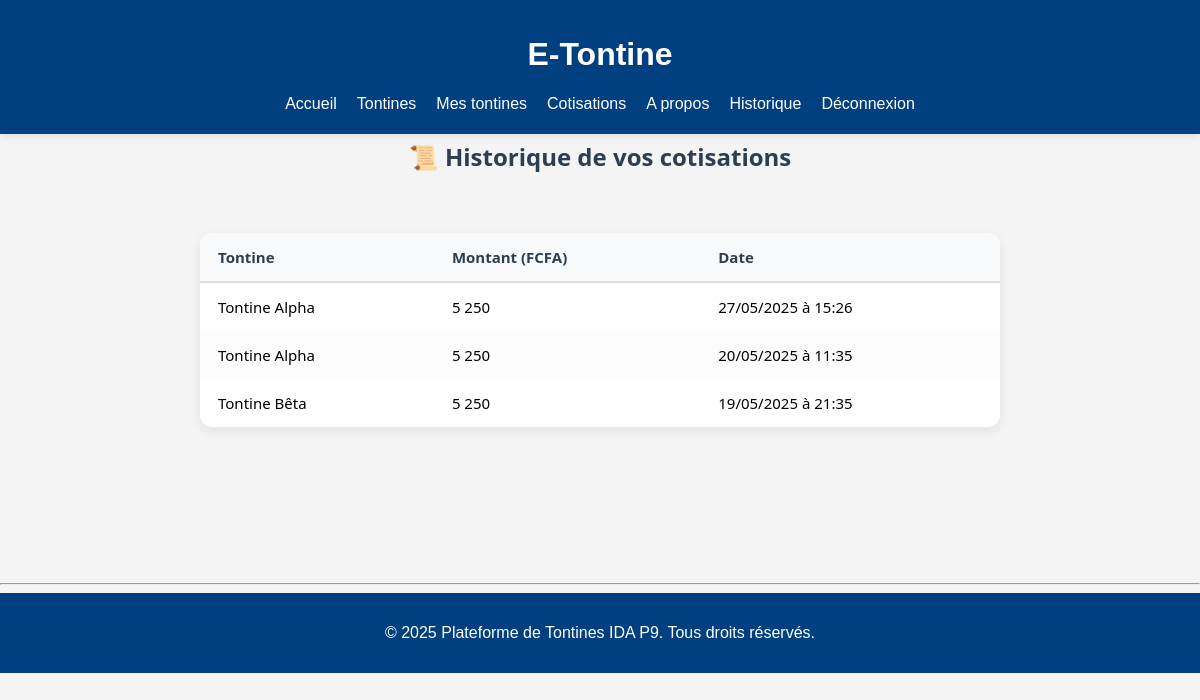
/historique.php (signed in), run on the app's committed database.
### tables this page shows
CREATE TABLE `cotisations` (
  `id` int(11) NOT NULL,
  `tontine_id` int(11) DEFAULT NULL,
  `user_id` int(11) DEFAULT NULL,
  `montant` decimal(10,2) DEFAULT NULL,
  `date_paiement` date DEFAULT curdate(),
  `statut` enum('payé','en attente') DEFAULT 'payé',
  `date_cotisation` datetime NOT NULL DEFAULT current_timestamp()
);

CREATE TABLE `tontines` (
  `id` int(11) NOT NULL,
  `nom` varchar(100) NOT NULL,
  `description` text DEFAULT NULL,
  `type` enum('mensuel','annuel') NOT NULL,
  `date_creation` date NOT NULL,
  `createur_id` int(11) NOT NULL,
  `montant` decimal(10,2) NOT NULL,
  `frequence` enum('quotidien','hebdomadaire','mensuel') NOT NULL,
  `date_debut` date NOT NULL,
  `statut` enum('active','terminee') DEFAULT 'active',
  `created_by` int(11) DEFAULT NULL,
  `created_at` timestamp NOT NULL DEFAULT current_timestamp()
);

### historique.php (the view, shortened to what this page needs)
<?php
require_once 'includes/db.php';
$user_id = $_SESSION['user_id'];
$stmt = $pdo->prepare("
    SELECT c.montant, c.date_cotisation, t.nom AS nom_tontine
    FROM cotisations c
    JOIN tontines t ON c.tontine_id = t.id
    WHERE c.user_id = ?
    ORDER BY c.date_cotisation DESC
");
$stmt->execute([$user_id]);
$cotisations = $stmt->fetchAll();
?>
<?php include 'includes/header.php'; ?>
<h2 style="text-align: center; font-family: 'Segoe UI', sans-serif; color: #2c3e50;">📜 Historique de vos cotisations</h2>
<div class="container-historique">
    <div class="historique-table">
        <?php if (count($cotisations) === 0): ?>
            <p style="padding: 20px; color: #777; text-align: center;">🙁 Vous n'avez encore effectué aucune cotisation.</p>
        <?php else: ?>
            <table>
                <thead>
                    <tr>
                        <th>Tontine</th>
                        <th>Montant (FCFA)</th>
                        <th>Date</th>
                    </tr>
                </thead>
                <tbody>
                    <?php foreach ($cotisations as $cotisation): ?>
                        <tr>
                            <td><?= htmlspecialchars($cotisation['nom_tontine']) ?></td>
                            <td><?= number_format($cotisation['montant'], 0, ',', ' ') ?></td>
                            <td><?= date('d/m/Y à H:i', strtotime($cotisation['date_cotisation'])) ?></td>
                        </tr>
                    <?php endforeach; ?>
                </tbody>
            </table>
        <?php endif; ?>
    </div>
</div>
<br><br><br><br><br><br>
<?php include 'includes/footer.php'; ?>

### assets/css/style.css (style rules this page uses)
body { font-family: Arial, sans-serif; background-color: #f4f4f4; margin: 0; padding: 0; }

### includes/header.php (style rules this page uses)
html, body { overflow-x: hidden; }
* { box-sizing: border-box; max-width: 100%; }

### historique.php (style rules this page uses)
.container-historique { display: flex; justify-content: center; margin-top: 40px; padding: 20px; }
.historique-table { width: 100%; max-width: 800px; background: #ffffff; border-radius: 12px; box-shadow: 0 4px 12px rgba(0,0,0,0.08); overflow: hidden; }
table { width: 100%; border-collapse: collapse; font-family: 'Segoe UI', sans-serif; font-size: 15px; }
th, td { padding: 14px 18px; text-align: left; }
th { background: #f7f9fa; color: #2c3e50; font-weight: 600; border-bottom: 2px solid #ddd; }
tr { transition: background 0.2s ease; }
tr:nth-child(even) { background: #fcfcfc; }

### data on the page
cotisations: tontine.nom "Tontine Alpha", montant "5 250", date_cotisation "27/05/2025 à 15:26"
cotisations: tontine.nom "Tontine Alpha", montant "5 250", date_cotisation "20/05/2025 à 11:35"
cotisations: tontine.nom "Tontine Bêta", montant "5 250", date_cotisation "19/05/2025 à 21:35"
